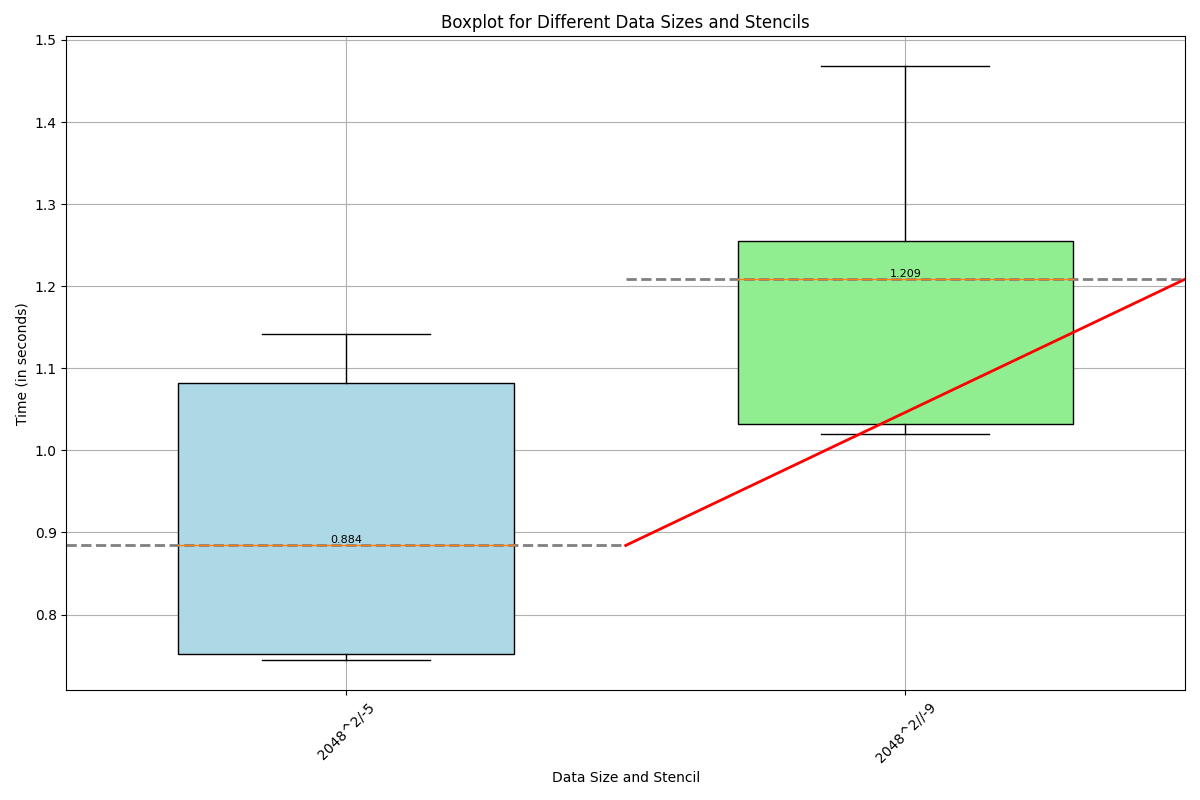

Write Python code to recreate this figure.
import matplotlib.pyplot as plt
import numpy as np

# Data
data = {
    "2048^2/": {
         "5": [0.751402, 1.081581, 1.141392, 0.884158, 0.744281]
    },
    "2048^2//": {
        "9": [1.208502, 1.255533, 1.468239, 1.019402, 1.031986]
    }
}

# Extracting x and y data
x_data = []
y_data = []
stencil_colors = {'5': 'lightblue', '9': 'lightgreen'}
for size, values in data.items():
    for stencil, times in values.items():
        x_data.append(size + "-" + stencil)
        y_data.extend(times)

# Creating the boxplot
plt.figure(figsize=(12, 8))
bp = plt.boxplot([y_data[i:i+5] for i in range(0, len(y_data), 5)], positions=range(1, len(x_data) + 1), widths=0.6,
                 patch_artist=True)
plt.xticks(range(1, len(x_data) + 1), x_data, rotation=45)
plt.xlabel('Data Size and Stencil')
plt.ylabel('Time (in seconds)')
plt.title('Boxplot for Different Data Sizes and Stencils')
plt.grid(True)

# Customizing box colors
for box, color in zip(bp['boxes'], [stencil_colors[x.split('-')[1]] for x in x_data]):
    box.set(color='black', linewidth=1)
    box.set(facecolor=color)

# Add horizontal lines to connect median values
medians = [np.median(y_data[i:i+5]) for i in range(0, len(y_data), 5)]
for i, median in enumerate(medians):
    plt.plot([i + 0.5, i + 1.5], [median, median], color='gray', lw=2, ls='--')

# Add line graph connecting median values
for i in range(len(medians) - 1):
    plt.plot([i + 1.5, i + 2.5], [medians[i], medians[i + 1]], color='red', lw=2)


# Add labels to median values
for i, median in enumerate(medians):
    plt.text(i + 1, median, f'{median:.3f}', horizontalalignment='center', verticalalignment='bottom', fontsize=8)

plt.tight_layout()
plt.show()
